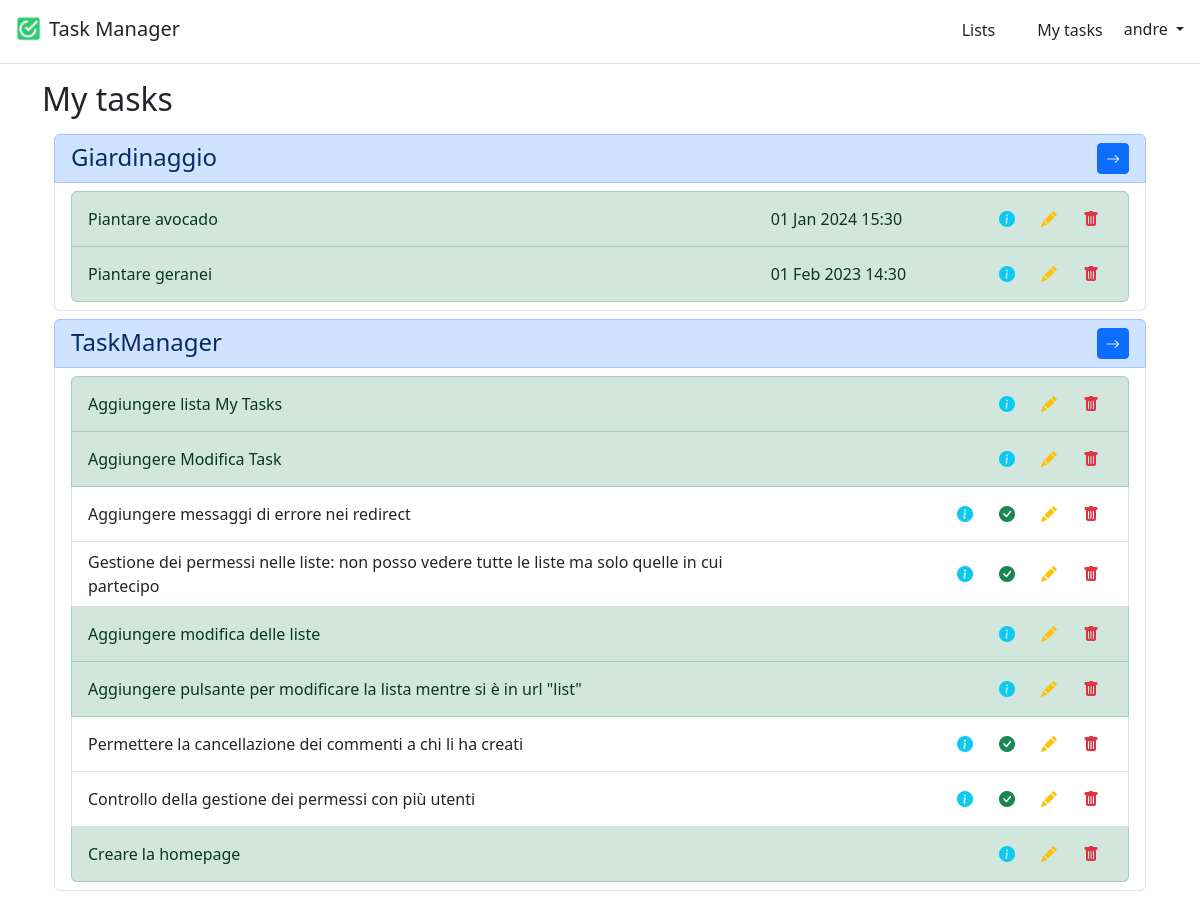
The page /lists/my-tasks (signed in) on the database as committed earlier.
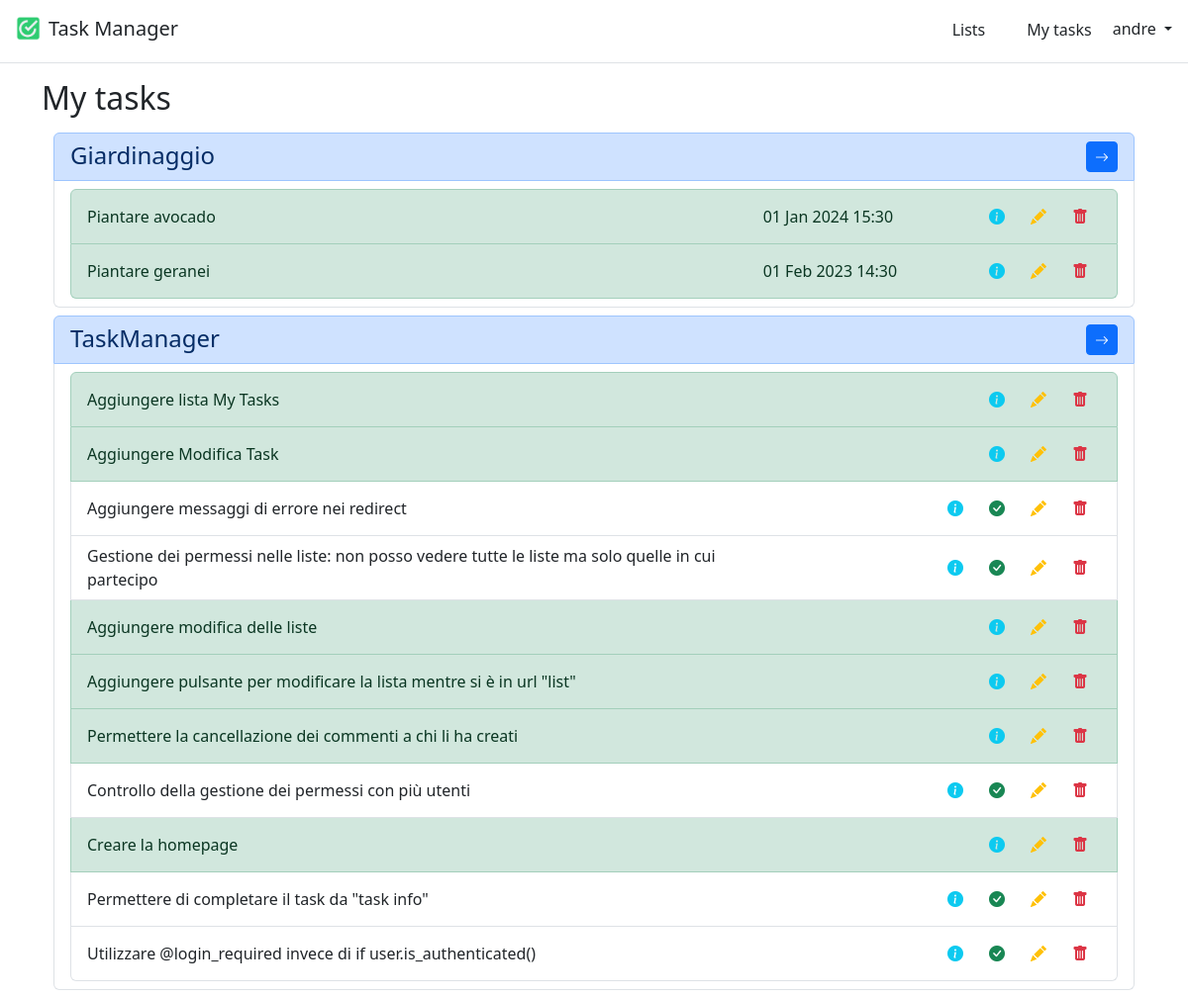
The same page on the database as committed later.
### lists/models.py (models this page shows, shortened)
class TaskList(models.Model):
    id = models.AutoField(primary_key=True)
    title = models.CharField(max_length=255)
    description = models.TextField()
    owner = models.ForeignKey(User, on_delete=models.CASCADE, related_name="owner")
    participants = models.ManyToManyField(User, related_name="participants")
    tasks = models.ManyToManyField("Task", related_name="tasks", blank=True)

class Task(models.Model):
    class Priority(models.TextChoices):
        LOW = "LOW", "Low"
        MEDIUM = "MEDIUM", "Medium"
        HIGH = "HIGH", "High"
    id = models.AutoField(primary_key=True)
    title = models.CharField(max_length=255)
    description = models.TextField(null=True, blank=True)
    completed = models.BooleanField(default=False)
    due_datetime = models.DateTimeField(null=True, blank=True)
    assigned_to = models.ForeignKey(User, on_delete=models.CASCADE, related_name="assigned_to")
    created_by = models.ForeignKey(User, on_delete=models.CASCADE, related_name="created_by")
    attachment = models.FileField(null=True, blank=True)
    priority = models.CharField(choices=Priority.choices, max_length=6, null=True, blank=True, default=None)
    task_list = models.ForeignKey(TaskList, on_delete=models.CASCADE, related_name="task_list")

### lists/views.py (the view)
# urls.py: path('my-tasks', views.MyTasksView.as_view(), name="my-tasks"),
class MyTasksView(LoginRequiredMixin, View):
    template = "tasks/my_tasks.html"
    def get(self, request):
        task_lists = TaskList.objects.filter(participants=request.user)
        tasks = Task.objects.filter(task_list__in=task_lists).filter(assigned_to=request.user)
        task_dict = {}
        for task_list in task_lists:
            if tasks.filter(task_list=task_list).exists():
                task_dict[task_list.id] = tasks.filter(task_list=task_list)
        task_lists = task_lists.filter(id__in=task_dict.keys())
        return render(request, self.template, {"lists": task_lists, "task_dict": task_dict})

### lists/templatetags/custom_filters.py (called while the page is built)
@register.filter(expects_localtime=True)
def is_expired(value):
    if value is None:
        return False
    try:
        return value < timezone.now()
    except AttributeError:
        return False

@register.filter
def get_item(dictionary, key):
    return dictionary.get(key)

### templates/tasks/my_tasks.html (shortened to what this page needs)
{% extends "base.html" %}
{% load custom_filters %}
{% block content %}
    <h2>My tasks</h2>
    <div class="container">
        <div class="row">
            <div class="col">
                {% for task_list in lists %}
                    <ul class="list-group my-2">
                        <li class="list-group-item d-flex list-group-item-primary">
                            <h4 class="col d-inline m-0">{{ task_list.title }}</h4>
                            <a href="{% url 'list' task_list.id %}" class="col d-flex justify-content-end">
                                <button class="btn btn-sm btn-primary"><i class="bi bi-arrow-right"></i></button>
                            </a>
                        </li>
                        <li class="list-group-item">
                            <ul class="list-group">
                                {% for task in task_dict|get_item:task_list.id %}
                                    <li class="list-group-item d-flex justify-content-between align-items-center
                                            {% if task.completed %}list-group-item-success{% endif %}">
                                        <div class="col col-8">
                                            {{ task.title }}
                                        </div>
                                        <div class="col {% if task.due_datetime|is_expired and not task.completed %}text-danger{% endif %}">
                                            {{ task.due_datetime | date:"d M Y H:i" }}
                                        </div>
                                        <div class="col d-flex justify-content-end">
                                            <a href="{% url 'task' task_list.id task.id %}">
                                                <button class="btn text-info"><i class="bi-info-circle-fill"></i>
                                                </button>
                                            </a>
                                            {% if not task.completed %}
                                                <a href="{% url 'task_complete' task_list.id task.id %}">
                                                    <button class="btn text-success"><i
                                                            class="bi-check-circle-fill"></i>
                                                    </button>
                                                </a>
                                            {% endif %}
                                            <a href="{% url 'task_edit' task_list.id task.id %}">
                                                <button class="btn text-warning"><i class="bi-pencil-fill"></i></button>
                                            </a>
                                            <a href="{% url 'task_delete' task_list.id task.id %}">
                                                <button class="btn text-danger"><i class="bi-trash-fill"></i></button>
                                            </a>
                                        </div>
                                    </li>
                                {% endfor %}
                            </ul>
                        </li>
                    </ul>
                {% empty %}
                    <ul class="list-group my-2">
                        <li class="list-group-item d-flex list-group-item-primary">
                            <h4 class="col d-inline m-0">You don't have any tasks.</h4>
                    </ul>
                {% endfor %}
            </div>
        </div>
    </div>
{% endblock %}

Rows that differ between the two databases and show on the page:
changed Task "Permettere la cancellazione dei commenti a chi li ha creati": completed False → True (drawn)
added Task: title "Permettere di completare il task da \"task info\"", completed False (drawn), shown under TaskList "TaskManager"
added Task: title "Utilizzare @login_required invece di if user.is_authenticated()", completed False (drawn), shown under TaskList "TaskManager"
